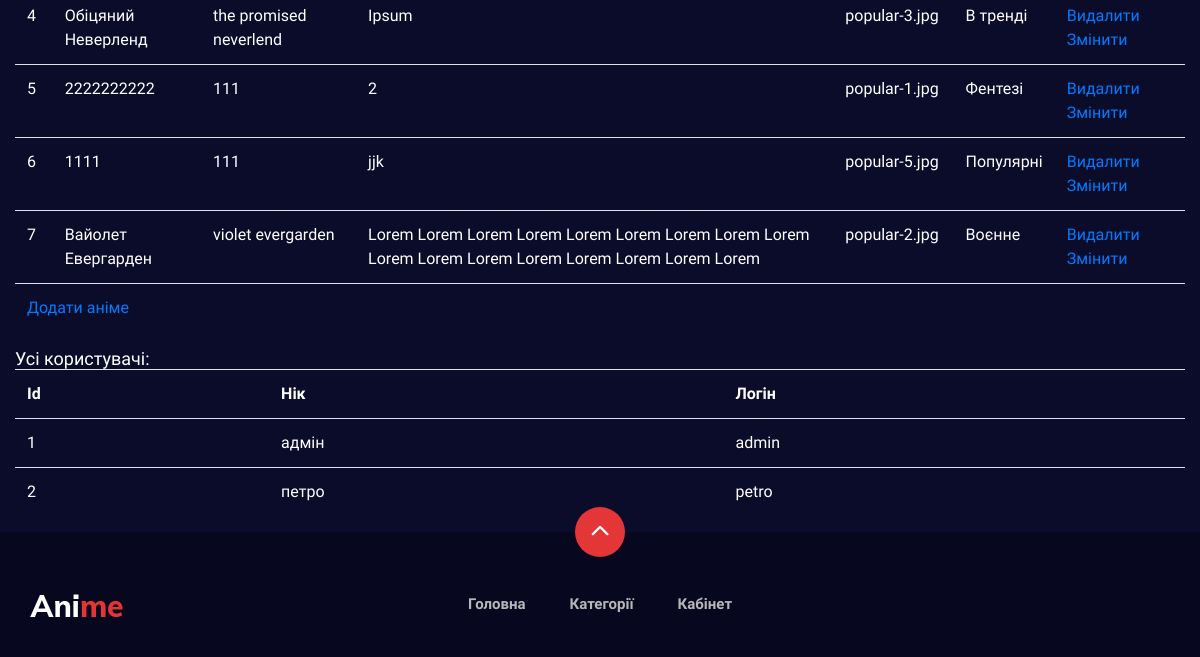
Before: /admin-panel (lower part) with the older database file.
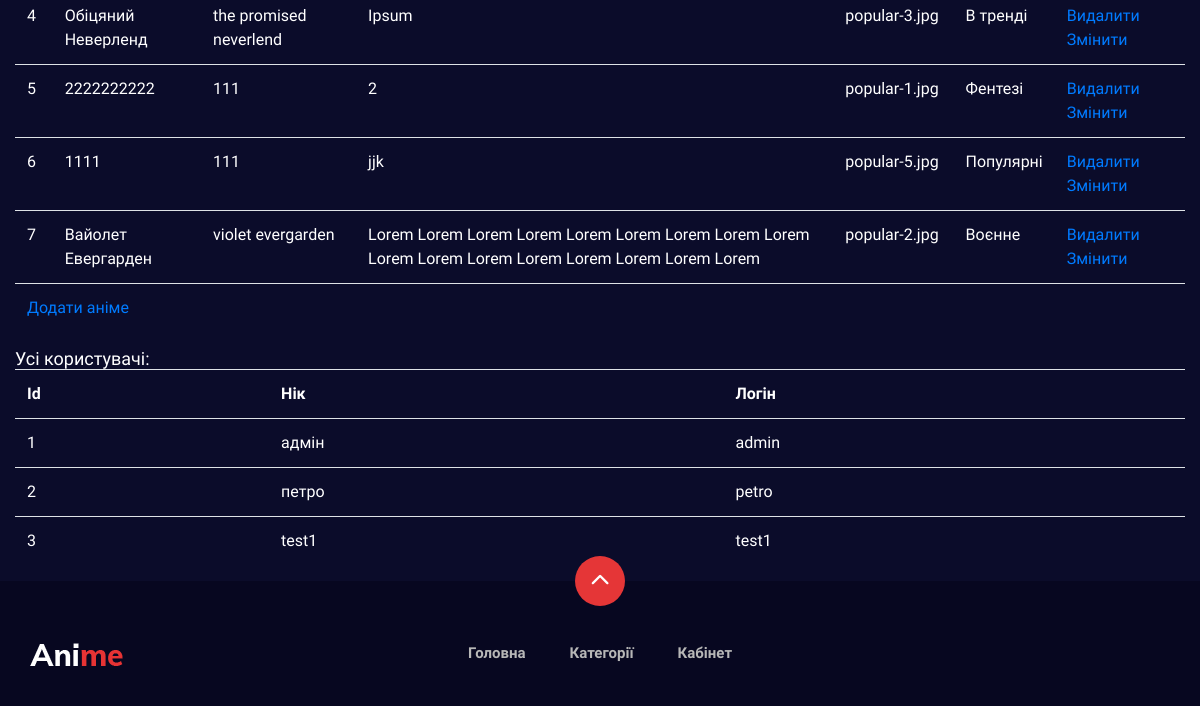
After: the same page with the newer database file.
### app.py (models this page shows, shortened)
class Title(db.Model):
    __tablename__ = "title"
    id = db.Column(db.Integer, primary_key=True)
    name = db.Column(db.String(200), nullable=False)
    original_name = db.Column(db.String(200), nullable=False)
    description = db.Column(db.String(1000), nullable=False)
    image_name = db.Column(db.String(200), nullable=False)
    type = db.Column(db.String(200), nullable=False)
    genres = db.Column(db.String(200), nullable=False)
    status = db.Column(db.String(200), nullable=False)
    studio = db.Column(db.String(200), nullable=False)
    date_of_creating = db.Column(db.DateTime, default=datetime.utcnow())
    age_restriction = db.Column(db.Integer, nullable=False)
    movie_length = db.Column(db.String(200), nullable=False)
    star_count = db.Column(db.Integer, default=1)
    category_id = db.Column(db.Integer, db.ForeignKey('category.id'))
    category = db.relationship("Category", backref=db.backref("category", uselist=False))

class Category(db.Model):
    __tablename__ = "category"
    id = db.Column(db.Integer, primary_key=True)
    name = db.Column(db.String(200), nullable=False)

class User(db.Model):
    __tablename__ = "user"
    id = db.Column(db.Integer, primary_key=True)
    nickname = db.Column(db.String(200), nullable=False)
    login = db.Column(db.String(200), nullable=False)
    password = db.Column(db.String(200), nullable=False)

### app.py (the view)
@app.route('/admin-panel')
def admin_panel():
    titles = Title.query.all()
    users = User.query.all()
    categories = Category.query.all()
    activities = {}
    def getCategoryActivity(category_id):
        for title in titles:
            if title.category_id == category_id:
                return True
        return False
    for category in categories:
        activities[category.id] = getCategoryActivity(category.id)
    return render_template('admin-panel.html', titles=titles, categories=categories, activities=activities, users=users)

### templates/admin-panel.html (shortened to what this page needs)
{% extends 'base.html' %}
{% block body %}
    <div class="container">
        <div class="row" id="admin_page">
            <table class="table">
                {% for title in titles %}
                    <tr>
                        <td>{{title.id}}</td>
                        <td>{{title.name}}</td>
                        <td>{{title.original_name}}</td>
                        <td>{{title.description}}</td>
                        <td>{{title.image_name}}</td>
                        <td>{{title.category.name}}</td>
                        <td>
                            <a href="/admin-panel/delete-title/{{title.id}}">Видалити</a>
                            <a href="/admin-panel/update-title/{{title.id}}">Змінити</a>
                        </td>
                    </tr>
                {% endfor %}
                <tr><td colspan="7"><a href="/admin-panel/add-title">Додати аніме</a></td></tr>
            </table>
            <h5 style="color: #fff;">Усі користувачі:</h5>
            <table class="table">
                <tr>
                    <th>Id</th>
                    <th>Нік</th>
                    <th>Логін</th>
                </tr>
                {% for user in users %}
                    <tr>
                        <td>{{user.id}}</td>
                        <td>{{user.nickname}}</td>
                        <td>{{user.login}}</td>
                    </tr>
                {% endfor %}
            </table>
        </div>
    </div>
{% endblock %}

Changed rows visible on the page:
added User: id "3", nickname "test1", login "test1"
